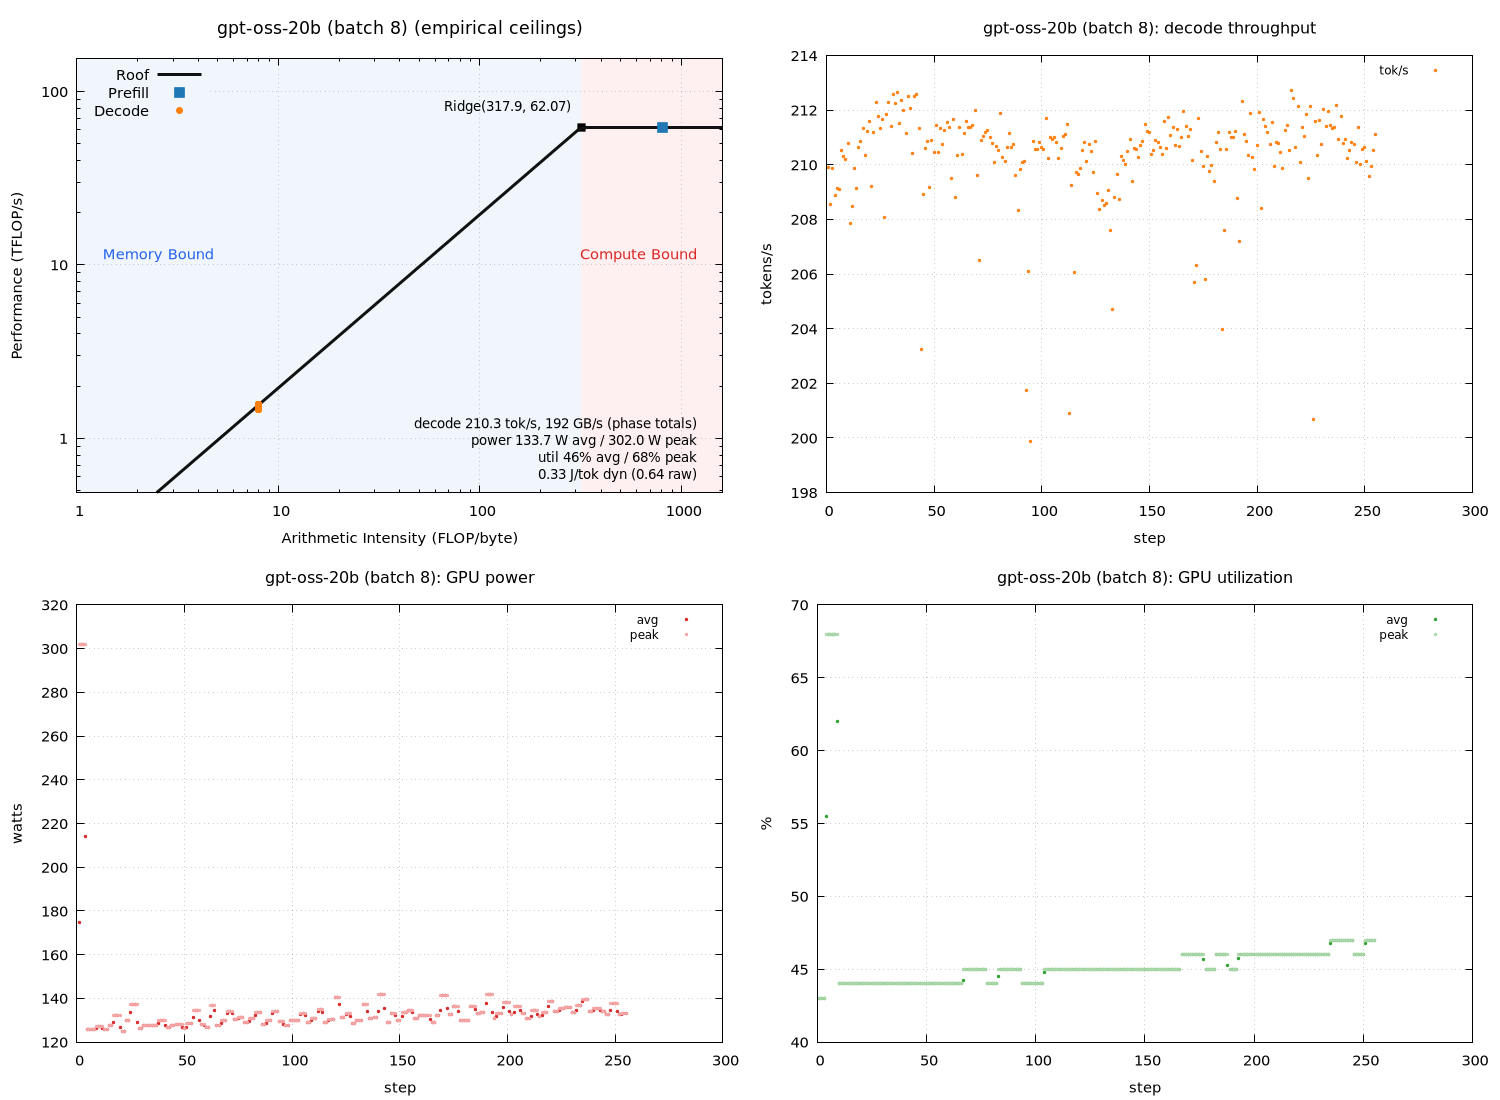

Write gnuplot code to recreate this figure.
set terminal pngcairo size 1500,1100 enhanced font 'Sans,11'
set output 'sweep_a100_tf/gpt_b008_roofline.png'
set datafile separator "\t"
set datafile missing 'NaN'
set multiplot layout 2,2
unset label
unset object
unset arrow
set title "gpt-oss-20b (batch 8) (empirical ceilings)" font ',13'
set xlabel "Arithmetic Intensity (FLOP/byte)"
set ylabel "Performance (TFLOP/s)"
set logscale xy
set xrange [1:1609.87]
set yrange [0.485947:155.165]
set grid xtics ytics
set key top left
set object 1 rectangle from graph 0, graph 0 to first 317.913, graph 1 \
    fillcolor rgb '#dce9f7' fillstyle solid 0.45 noborder behind
set object 2 rectangle from first 317.913, graph 0 to graph 1, graph 1 \
    fillcolor rgb '#fbdcdc' fillstyle solid 0.45 noborder behind
set label 1 "Memory Bound" at graph 0.04, graph 0.55 left \
    textcolor rgb '#2563eb' font ',11'
set label 2 "Compute Bound" at graph 0.96, graph 0.55 right \
    textcolor rgb '#dc2626' font ',11'
set label 3 "Ridge(317.9, 62.07)" \
    at first 317.913, first 62.0662 right \
    point pointtype 5 pointsize 1.2 \
    offset character -1.5, character 1 font ',10'
set label 4 "decode 210.3 tok/s, 192 GB/s (phase totals)\npower 133.7 W avg / 302.0 W peak\nutil 46% avg / 68% peak\n0.33 J/tok dyn (0.64 raw)" at graph 0.96, graph 0.16 right font ',10'
peak_t = 62.0662
peak_b = 195.23
roof(x) = (x * peak_b / 1000.0 < peak_t) ? x * peak_b / 1000.0 : peak_t
plot roof(x) with lines linewidth 3 linecolor rgb '#111111' title 'Roof', \
     'sweep_a100_tf/gpt_b008_roofline.dat' using 3:(strcol(2) eq 'prefill' ? $4 : 1/0) with points \
         pointtype 5 pointsize 1.6 linecolor rgb '#1f77b4' title 'Prefill', \
     'sweep_a100_tf/gpt_b008_roofline.dat' using 3:(strcol(2) eq 'decode' ? $4 : 1/0) with points \
         pointtype 7 pointsize 1.0 linecolor rgb '#ff7f0e' title 'Decode'

unset label
unset object
unset arrow
unset logscale
set xrange [*:*]
set yrange [*:*]
set title "gpt-oss-20b (batch 8): decode throughput" font ',12'
set xlabel "step"
set ylabel "tokens/s"
set grid xtics ytics
set key top right font ',9'
plot 'sweep_a100_tf/gpt_b008_roofline.dat' using 1:(strcol(2) eq 'decode' ? $5 : 1/0) with points pointtype 7 pointsize 0.4 linecolor rgb '#ff7f0e' title 'tok/s'

unset label
unset object
unset arrow
unset logscale
set xrange [*:*]
set yrange [*:*]
set title "gpt-oss-20b (batch 8): GPU power" font ',12'
set xlabel "step"
set ylabel "watts"
set grid xtics ytics
set key top right font ',9'
plot 'sweep_a100_tf/gpt_b008_roofline.dat' using 1:(strcol(2) eq 'decode' ? $6 : 1/0) with points pointtype 7 pointsize 0.4 linecolor rgb '#d62728' title 'avg', \
     'sweep_a100_tf/gpt_b008_roofline.dat' using 1:(strcol(2) eq 'decode' ? $8 : 1/0) with points pointtype 7 pointsize 0.4 linecolor rgb '#f4a6a6' title 'peak'

unset label
unset object
unset arrow
unset logscale
set xrange [*:*]
set yrange [*:*]
set title "gpt-oss-20b (batch 8): GPU utilization" font ',12'
set xlabel "step"
set ylabel "%"
set grid xtics ytics
set key top right font ',9'
plot 'sweep_a100_tf/gpt_b008_roofline.dat' using 1:(strcol(2) eq 'decode' ? $7 : 1/0) with points pointtype 7 pointsize 0.4 linecolor rgb '#2ca02c' title 'avg', \
     'sweep_a100_tf/gpt_b008_roofline.dat' using 1:(strcol(2) eq 'decode' ? $9 : 1/0) with points pointtype 7 pointsize 0.4 linecolor rgb '#a9d7a9' title 'peak'

unset multiplot
